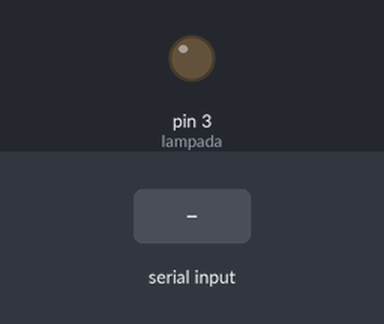
Recording of a sketch running on a simulated Arduino Uno, built with avr-gcc and run on an emulated ATmega328P. On the bench: output pins drawn as LEDs (lit = HIGH). The inputs (shaded band) are chosen by the test bench.

Above: at 1.2 s.
1.3 s: "A" received over the second serial link
At 2.3 s:
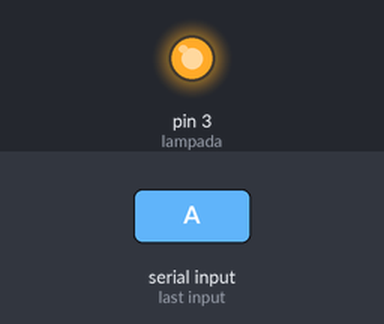
2.8 s: "a" received over the second serial link
At 3.4 s:
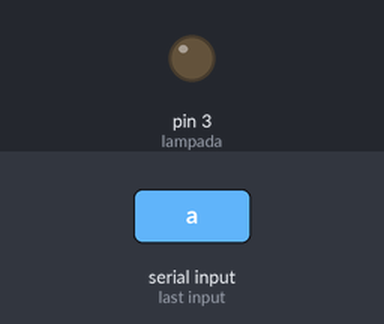
Timing chart, 0 to 5.8 s (numbered marks = the images above; inputs shaded):
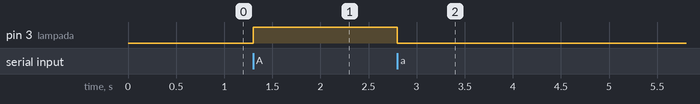

Measured:
- after the input at 1.3 s, pin 3 (lampada): LOW → HIGH at once
- after the input at 2.8 s, pin 3 (lampada): HIGH → LOW at once

The sketch:

sketch_may23a.ino
```cpp
#include <SoftwareSerial.h>
SoftwareSerial bluet(8,9);
int lampada = 3;
char letra;
void setup() {
 pinMode(lampada, OUTPUT);
bluet.begin(9600);
}

void loop() {
if(bluet.available()){
  letra = bluet.read();
}
if(letra == 'A'){
  digitalWrite(lampada, HIGH);
}
if(letra == 'a'){
  digitalWrite(lampada, LOW);
}

}
```
